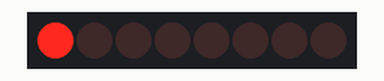
A sketch run on a simulated Arduino Uno, built with avr-gcc and run on an emulated ATmega328P. Shown: 8 shift-register outputs drawn as a row of LEDs (first output left, lit = HIGH). Wiring (inferred from the names in the program): shift register (74HC595): data pin 2; shift clock pin 3; latch pin 4. Wiring (inferred from the signals the program sends): row of LEDs: on Q0, Q1, Q2, Q3, Q4, Q5, Q6, Q7. What the sketch prints to the serial monitor is not drawn.

Above: at 0.07 s.
At 0.37 s:
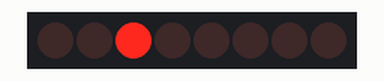
At 0.67 s:
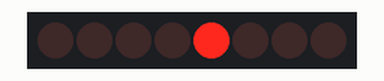
At 1.4 s:
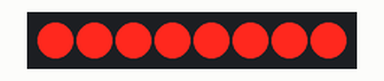
At 2.72 s:
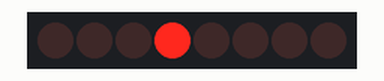
At 4.1 s:
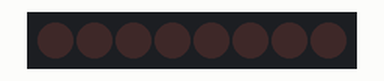
Timing chart, 0 to 5.1 s (numbered marks = the images above):
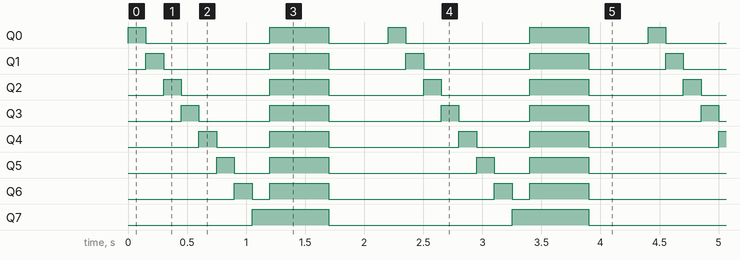

The sketch:

arduino.ino
```cpp
#define DATA_PIN 2
#define CLOCK_PIN 3
#define LATCH_PIN 4

void setup() {
  Serial.begin(9600);
  pinMode(DATA_PIN, OUTPUT);
  pinMode(CLOCK_PIN, OUTPUT);
  pinMode(LATCH_PIN, OUTPUT);
  Serial.println("74HC595 Shift Register Ready");
}

void loop() {
  for (int i = 0; i < 8; i++) {
    writeBits(1 << i);
    delay(150);
  }

  writeBits(0b11111111);
  delay(500);
  writeBits(0);
  delay(500);
}

void writeBits(byte value) {
  digitalWrite(LATCH_PIN, LOW);
  shiftOut(DATA_PIN, CLOCK_PIN, MSBFIRST, value);
  digitalWrite(LATCH_PIN, HIGH);
}
```

Measured:
- by itself, Q0: repeats every 2.2 s: LOW 1.1 s, HIGH 0.50 s, LOW 0.50 s, HIGH 0.15 s
- by itself, Q1: repeats every 2.2 s: LOW 0.90 s, HIGH 0.50 s, LOW 0.65 s, HIGH 0.15 s
- by itself, Q2: repeats every 2.2 s: LOW 0.75 s, HIGH 0.50 s, LOW 0.80 s, HIGH 0.15 s
- by itself, Q3: repeats every 2.2 s: LOW 0.60 s, HIGH 0.50 s, LOW 0.95 s, HIGH 0.15 s
- by itself, Q4: repeats every 2.2 s: LOW 0.45 s, HIGH 0.50 s, LOW 1.1 s, HIGH 0.15 s
- by itself, Q5: repeats every 2.2 s: LOW 0.30 s, HIGH 0.50 s, LOW 1.3 s, HIGH 0.15 s
- by itself, Q6: repeats every 2.2 s: LOW 0.15 s, HIGH 0.50 s, LOW 1.4 s, HIGH 0.15 s
- by itself, Q7: alternates HIGH for 0.65 s and LOW for 1.6 s
